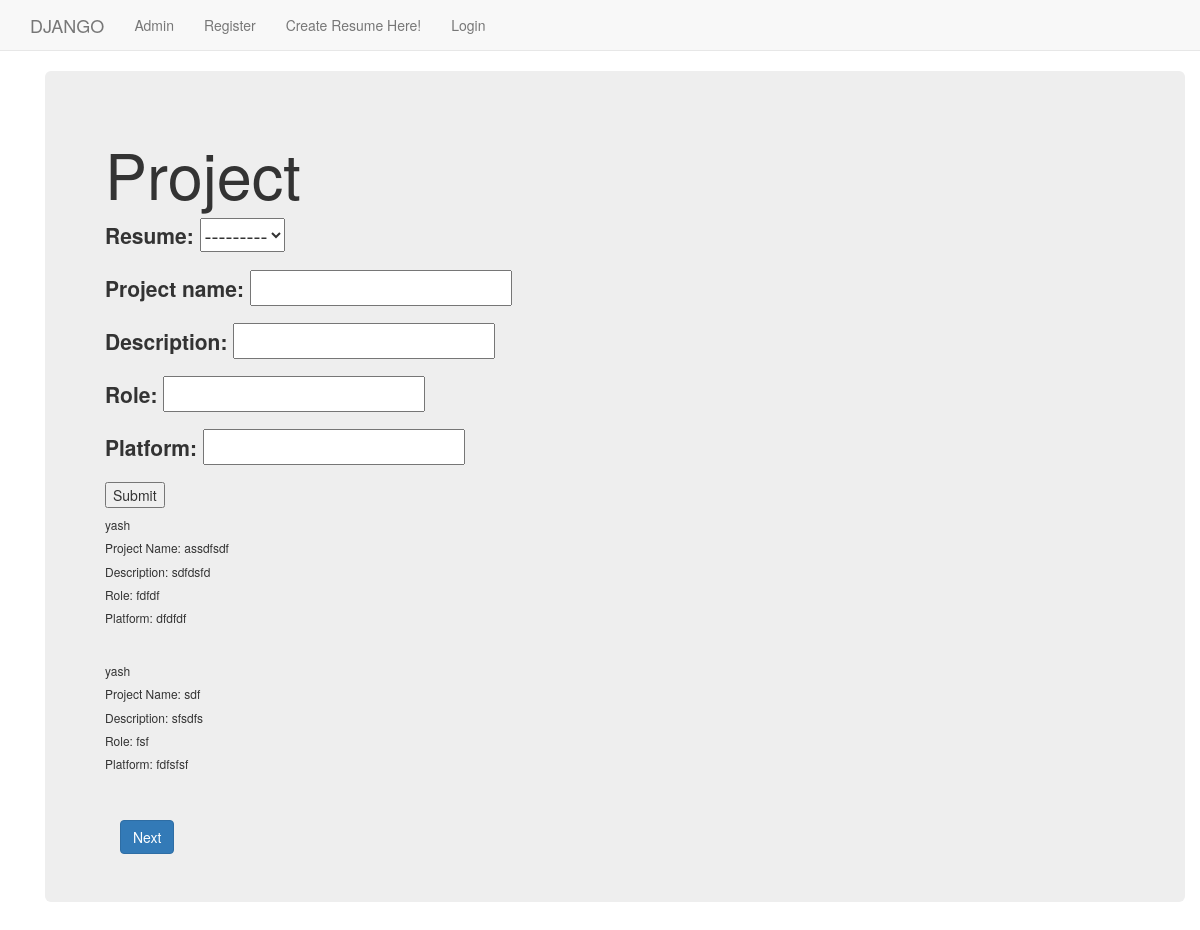
Page /dappx/project/ on the earlier database version.
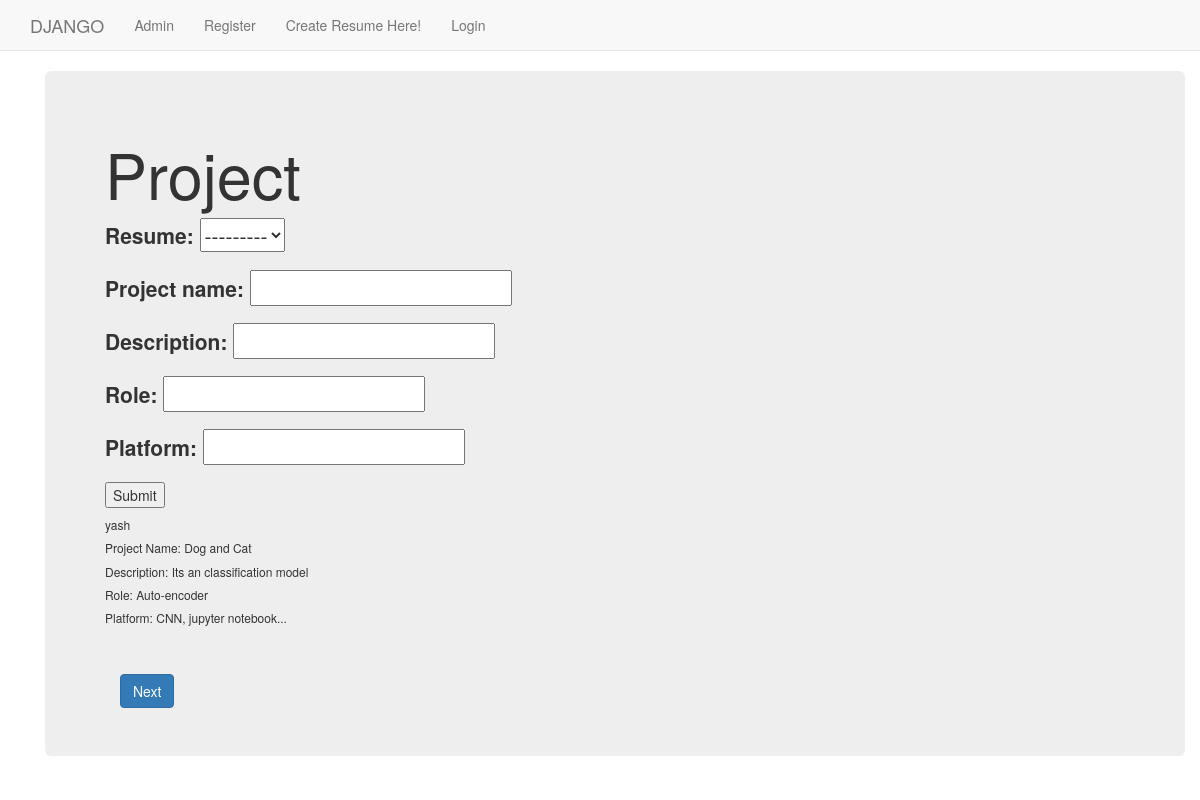
Same page on the later database version.
### dappx/models.py (models this page shows)
class Project(models.Model):
    resume = models.ForeignKey(Resume, on_delete=models.CASCADE, blank=True)
    project_name = models.CharField(max_length=255, blank=True)
    description = models.CharField(max_length=5000, blank=True)
    role = models.CharField(max_length=255, blank=True)
    platform = models.CharField(max_length=255, blank=True)

class Resume(models.Model):
    name = models.CharField(max_length=255)
    created_at = models.DateTimeField(auto_now_add=True, editable=False)
    updated_at = models.DateTimeField(auto_now=True)
    user = models.ForeignKey(User, on_delete=models.CASCADE, blank=True)
    def __str__(self):
        return self.name

### dappx/views.py (the view, shortened to what this page needs)
class ProjectView(TemplateView):
    template_name = 'dappx/project.html'
    def get(self, request):
        form = ProjectForm()
        qs = Project.objects.all()
        args = {'form': form, 'qs': qs}
        return render(request, self.template_name, args)

### dappx/forms.py
class ProjectForm(forms.ModelForm):
    project_name = forms.CharField()
    class Meta:
        model = Project
        fields = "__all__"

### templates/dappx/project.html (shortened to what this page needs)
{% extends "dappx/base.html" %}
{% load static %}
{% block body_block %}
<div class="container">
    <div class="jumbotron">
        <h1>Project</h1>
        <form method="post">
            {{ form.as_p }}
            <input type="submit" value="Submit">
        </form>
        {% for q in qs %}
        <h6>{{ q.resume }}</h6>
        <h6>Project Name: {{ q.project_name }}</h6>
        <h6>Description: {{ q.description }}</h6>
        <h6>Role: {{ q.role }}</h6>
        <h6>Platform: {{ q.platform }}</h6><br>
        {% endfor %}
        <div class="container"><br>
            <a class="btn btn-primary" href="/dappx/additional">Next</a>
        </div>
    </div>
</div>
{% endblock %}

Differences in the rows shown:
removed Project: resume "yash", project_name "assdfsdf", description "sdfdsfd", role "fdfdf", platform "dfdfdf"
removed Project: resume "yash", project_name "sdf", description "sfsdfs", role "fsf", platform "fdfsfsf"
added Project: resume "yash", project_name "Dog and Cat", description "Its an classification model", role "Auto-encoder", platform "CNN, jupyter notebook..."
